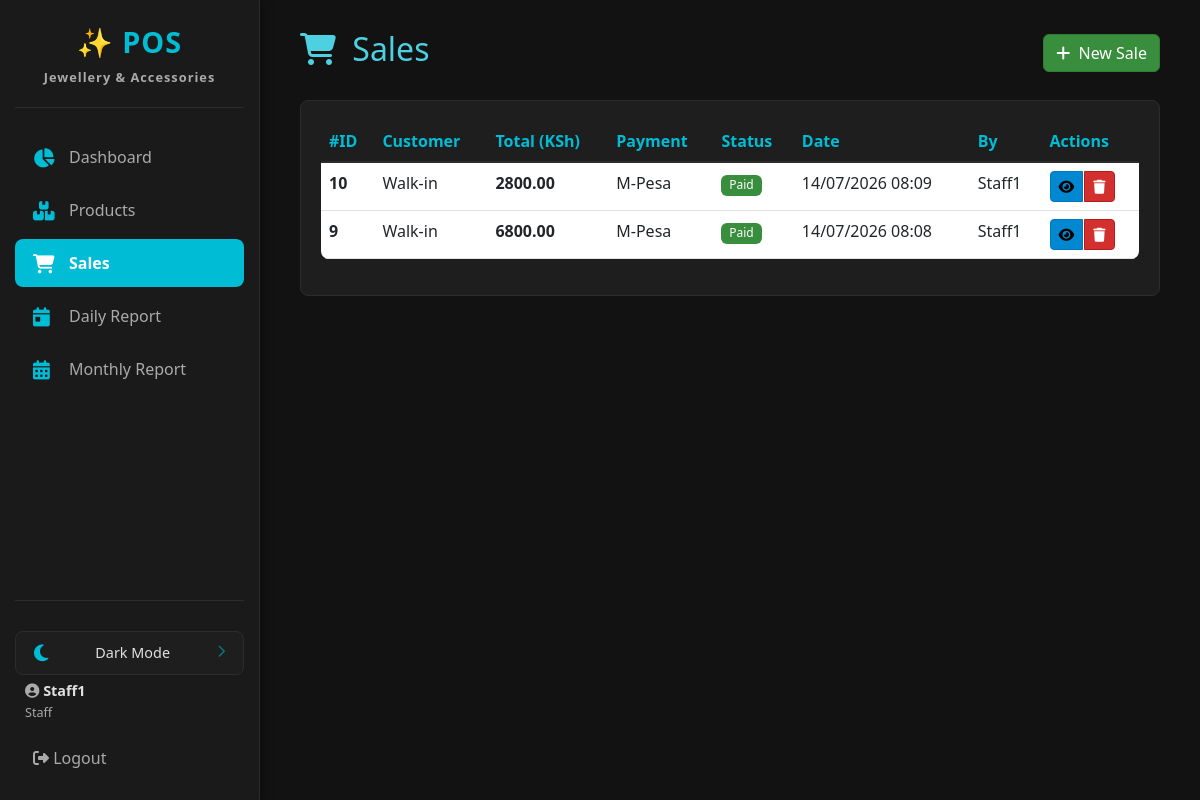
Page /sales/ (signed in) on the earlier database version.
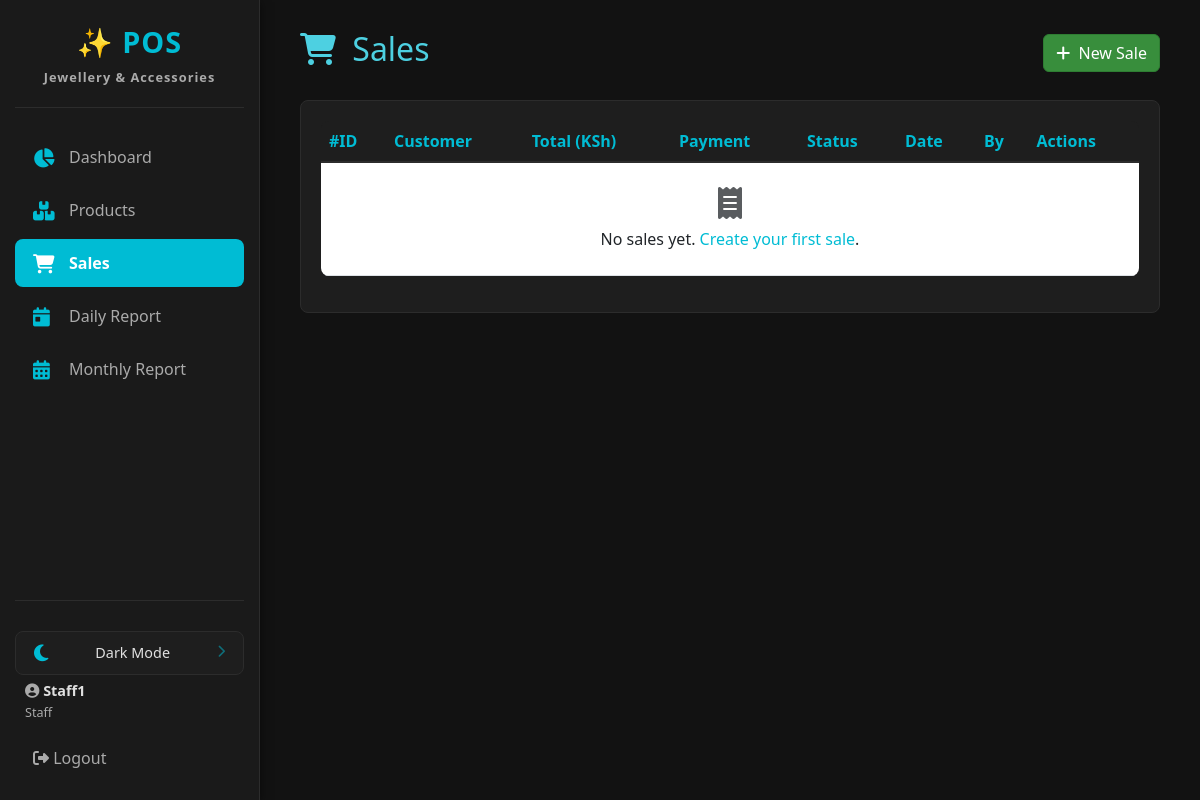
Same page on the later database version.
### pos_app/models.py (models this page shows, shortened)
class Sale(models.Model):
    PAYMENT_METHODS = (
        ('cash', 'Cash'),
        ('mpesa', 'M-Pesa'),
        ('bank', 'Bank Transfer'),
    )
    PAYMENT_STATUS = (
        ('paid', 'Paid'),
        ('pending', 'Pending'),  # for credit sales
    )
    customer_name = models.CharField(max_length=100, blank=True)
    total_amount = models.DecimalField(max_digits=10, decimal_places=2, default=0.00)
    payment_method = models.CharField(max_length=10, choices=PAYMENT_METHODS)
    payment_status = models.CharField(max_length=10, choices=PAYMENT_STATUS, default='paid')
    created_by = models.ForeignKey(User, on_delete=models.SET_NULL, null=True)
    created_at = models.DateTimeField(auto_now_add=True)

### pos_app/views.py (the view)
# urls.py: path('sales/', views.sale_list, name='sale_list'),
@login_required
@user_passes_test(is_staff_or_admin)
def sale_list(request):
    sales = Sale.objects.select_related('created_by').order_by('-created_at')
    return render(request, 'pos_app/sale_list.html', {'sales': sales})

### pos_app/context_processors.py (called while the page is built)
def pending_deletions_count(request):
    if request.user.is_authenticated and (request.user.is_superuser or request.user.groups.filter(name='Admin').exists()):
        count = DeletionRequest.objects.filter(status='pending').count()
    else:
        count = 0
    return {'pending_deletions_count': count}

### pos_app/views.py (called while the page is built)
def is_staff_or_admin(user):
    return user.is_authenticated and (user.is_staff or user.is_superuser)

### pos_app/templates/pos_app/sale_list.html (shortened to what this page needs)
{% extends 'pos_app/base.html' %}
{% block content %}
<div class="d-flex justify-content-between align-items-center mb-4">
    <h2><i class="fas fa-shopping-cart me-2"></i> Sales</h2>
    <a href="{% url 'sale_create' %}" class="btn btn-success">
        <i class="fas fa-plus me-1"></i> New Sale
    </a>
</div>
<div class="card">
    <div class="card-body">
        <div class="table-responsive">
            <table class="table table-hover">
                <thead>
                    <tr>
                        <th>#ID</th>
                        <th>Customer</th>
                        <th>Total (KSh)</th>
                        <th>Payment</th>
                        <th>Status</th>
                        <th>Date</th>
                        <th>By</th>
                        <th>Actions</th>
                    </tr>
                </thead>
                <tbody>
                    {% for sale in sales %}
                    <tr>
                        <td><strong>{{ sale.id }}</strong></td>
                        <td>{{ sale.customer_name|default:"Walk-in" }}</td>
                        <td><strong>{{ sale.total_amount }}</strong></td>
                        <td>{{ sale.get_payment_method_display }}</td>
                        <td>
                            <span class="badge bg-{% if sale.payment_status == 'paid' %}success{% else %}warning{% endif %}">
                                {{ sale.get_payment_status_display }}
                            </span>
                        </td>
                        <td>{{ sale.created_at|date:"d/m/Y H:i" }}</td>
                        <td>{{ sale.created_by.username|default:"-" }}</td>
                        <td>
                            <div class="btn-group" role="group">
                                <a href="{% url 'sale_detail' sale.id %}" class="btn btn-sm btn-info" title="View Sale">
                                    <i class="fas fa-eye"></i>
                                </a>
                                <button type="button" class="btn btn-sm btn-danger"
                                        data-bs-toggle="modal"
                                        data-bs-target="#deleteSaleModal"
                                        data-sale-id="{{ sale.id }}"
                                        data-sale-total="{{ sale.total_amount }}"
                                        data-sale-customer="{{ sale.customer_name|default:'Walk-in' }}"
                                        data-sale-status="{{ sale.payment_status }}"
                                        title="Delete Sale">
                                    <i class="fas fa-trash"></i>
                                </button>
                            </div>
                        </td>
                    </tr>
                    {% empty %}
                    <tr>
                        <td colspan="8" class="text-center py-4">
                            <i class="fas fa-receipt fa-2x d-block mb-2 text-muted"></i>
                            No sales yet. <a href="{% url 'sale_create' %}">Create your first sale</a>.
                        </td>
                    </tr>
                    {% endfor %}
                </tbody>
            </table>
        </div>
    </div>
</div>
{% endblock %}

### pos_app/templates/pos_app/base.html (shortened to what this page needs)
{% load static %}
<!DOCTYPE html>
<html lang="en">
<head>
    <link href="https://cdn.jsdelivr.net/npm/bootstrap@5.3.0/dist/css/bootstrap.min.css" rel="stylesheet">
    <link rel="stylesheet" href="https://cdnjs.cloudflare.com/ajax/libs/font-awesome/6.4.0/css/all.min.css">
    <link rel="stylesheet" href="{% static 'pos_app/css/style.css' %}">
</head>
<body>
    <div class="sidebar">
        <div class="sidebar-brand">
            ✨ POS
            <small>Jewellery & Accessories</small>
        </div>
        <ul class="sidebar-nav">
            <li>
                <a class="nav-link {% if request.resolver_match.url_name == 'dashboard' %}active{% endif %}" href="{% url 'dashboard' %}">
                    <i class="fas fa-chart-pie"></i> Dashboard
                </a>
            </li>
            {% if user.is_authenticated %}
                {% if user.is_staff or user.is_superuser %}
                    <li>
                        <a class="nav-link {% if 'product' in request.resolver_match.url_name %}active{% endif %}" href="{% url 'product_list' %}">
                            <i class="fas fa-boxes"></i> Products
                        </a>
                    </li>
                {% endif %}
                <li>
                    <a class="nav-link {% if 'sale' in request.resolver_match.url_name %}active{% endif %}" href="{% url 'sale_list' %}">
                        <i class="fas fa-shopping-cart"></i> Sales
                    </a>
                </li>
                <li>
                    <a class="nav-link {% if 'daily_report' in request.resolver_match.url_name %}active{% endif %}" href="{% url 'daily_report' %}">
                        <i class="fas fa-calendar-day"></i> Daily Report
                    </a>
                </li>
                <li>
                    <a class="nav-link {% if 'monthly_report' in request.resolver_match.url_name %}active{% endif %}" href="{% url 'monthly_report' %}">
                        <i class="fas fa-calendar-alt"></i> Monthly Report
                    </a>
                </li>
            {% endif %}
        </ul>
        <div class="sidebar-footer">
            <div class="theme-toggle" onclick="toggleTheme()">
                <i id="themeIcon" class="fas fa-moon"></i>
                <span id="themeLabel">Dark Mode</span>
                <i class="fas fa-chevron-right" style="font-size:0.8rem; opacity:0.5;"></i>
            </div>
            {% if user.is_authenticated %}
                <div class="user-info">
                    <i class="fas fa-user-circle"></i> <strong>{{ user.username }}</strong><br>
                    <small style="color: var(--text-secondary);">
                        {% if user.is_superuser %}
                            Administrator
                        {% elif user.is_staff %}
                            Staff
                        {% elif user.groups.all.0.name %}
                            {{ user.groups.all.0.name }}
                        {% else %}
                            User
                        {% endif %}
                    </small>
                </div>
                <form method="post" action="{% url 'logout' %}" style="display: inline; width: 100%;">
                    <button type="submit" class="logout-link" style="background: none; border: none; color: var(--text-secondary); width: 100%; text-align: left; padding: 10px 18px; cursor: pointer; border-radius: 8px; transition: background 0.2s;">
                        <i class="fas fa-sign-out-alt"></i> Logout
                    </button>
                </form>
            {% else %}
                <a class="logout-link" href="{% url 'login' %}">
                    <i class="fas fa-sign-in-alt"></i> Login
                </a>
            {% endif %}
        </div>
    </div>
    <div class="main-content">
        {% block content %}{% endblock %}
    </div>
</body>
</html>

### pos_app/static/pos_app/css/style.css (style rules this page uses)
:root { --bg-primary: #121212; --bg-secondary: #1E1E1E; --bg-sidebar: #1A1A1A; --bg-card: #1E1E1E; --text-primary: #E0E0E0; --text-secondary: #AAAAAA; --text-muted: #6C757D; --border-color: #2C2C2C; --accent: #00BCD4; --accent-dark: #00838F; --accent-light: #4DD0E1; --shadow: 0 2px 10px rgba(0, 0, 0, 0.5); --sidebar-width: 260px; --transition: 0.3s ease; }
* { box-sizing: border-box; }
body { background-color: var(--bg-primary); color: var(--text-primary); font-family: 'Segoe UI', Tahoma, Geneva, Verdana, sans-serif; margin: 0; padding: 0; transition: background-color var(--transition), color var(--transition); }
.sidebar { position: fixed; top: 0; left: 0; height: 100vh; width: var(--sidebar-width); background-color: var(--bg-sidebar); border-right: 1px solid var(--border-color); padding: 20px 15px; display: flex; flex-direction: column; box-shadow: var(--shadow); z-index: 1000; overflow-y: auto; transition: background-color var(--transition), border-color var(--transition); }
.sidebar-brand { font-size: 1.8rem; font-weight: 700; color: var(--accent); text-align: center; padding-bottom: 20px; border-bottom: 1px solid var(--border-color); margin-bottom: 25px; letter-spacing: 1px; }
.sidebar-brand small { display: block; font-size: 0.8rem; color: var(--text-secondary); letter-spacing: 1px; margin-top: 5px; }
.sidebar-nav { list-style: none; padding: 0; margin: 0; flex-grow: 1; }
.sidebar-nav li { margin-bottom: 5px; }
.sidebar-nav .nav-link { display: flex; align-items: center; padding: 12px 18px; color: var(--text-secondary); text-decoration: none; border-radius: 8px; transition: all 0.25s ease; font-weight: 500; }
.sidebar-nav .nav-link i { width: 24px; margin-right: 12px; font-size: 1.2rem; color: var(--accent); }
.sidebar-nav .nav-link.active { background-color: var(--accent); color: #fff; font-weight: 600; }
.sidebar-nav .nav-link.active i { color: #fff; }
.sidebar-footer { border-top: 1px solid var(--border-color); padding-top: 20px; margin-top: 10px; }
.sidebar-footer .user-info { color: var(--text-secondary); font-size: 0.9rem; padding: 5px 10px; }
.sidebar-footer .user-info strong { color: var(--text-primary); }
.sidebar-footer .logout-link { display: block; padding: 10px 18px; color: var(--text-secondary); text-decoration: none; border-radius: 8px; transition: background 0.2s; margin-top: 8px; }
.theme-toggle { display: flex; align-items: center; justify-content: space-between; padding: 10px 18px; margin-top: 10px; border-radius: 8px; background: var(--bg-secondary); border: 1px solid var(--border-color); cursor: pointer; color: var(--text-primary); transition: background var(--transition); }
.theme-toggle i { font-size: 1.2rem; color: var(--accent); }
.theme-toggle span { font-size: 0.9rem; }
.main-content { margin-left: var(--sidebar-width); padding: 30px 40px; min-height: 100vh; background-color: var(--bg-primary); transition: background-color var(--transition); }
.card { background-color: var(--bg-card); border: 1px solid var(--border-color); border-radius: 8px; color: var(--text-primary); margin-bottom: 20px; transition: background-color var(--transition), border-color var(--transition); }
.card-body { padding: 20px; }
.btn-success { background-color: #388E3C; border-color: #2E7D32; }
.table { color: var(--text-primary); background-color: var(--bg-card); border-radius: 8px; overflow: hidden; }
.table thead th { background-color: var(--bg-secondary); color: var(--accent); border-bottom: 2px solid var(--border-color); }
.table tbody td { border-top: 1px solid var(--border-color); }
h1, h2, h3, h4, h5, h6 { color: var(--accent-light); }
a { color: var(--accent); text-decoration: none; }

### pos_app/templates/pos_app/sale_list.html (style rules this page uses)
.table tbody tr { transition: background-color 0.2s; }

Differences in the rows shown:
removed Sale: id "10", customer_name "Walk-in", total_amount "2800.00", payment_method "M-Pesa", payment_status "Paid", created_at "14/07/2026 08:09", created_by.username "Staff1"
removed Sale: id "9", customer_name "Walk-in", total_amount "6800.00", payment_method "M-Pesa", payment_status "Paid", created_at "14/07/2026 08:08", created_by.username "Staff1"
Other differences:
text now shown: "No sales yet. Create your first sale ."
